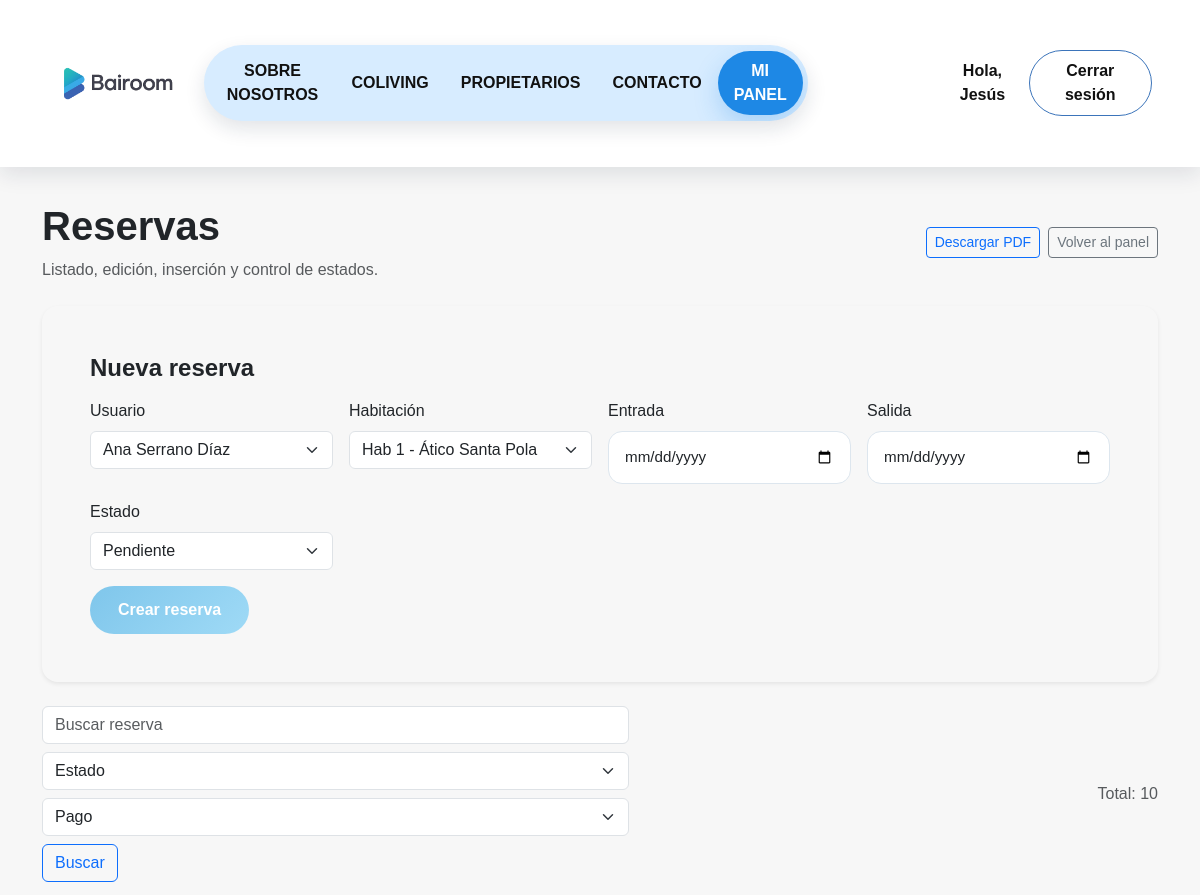
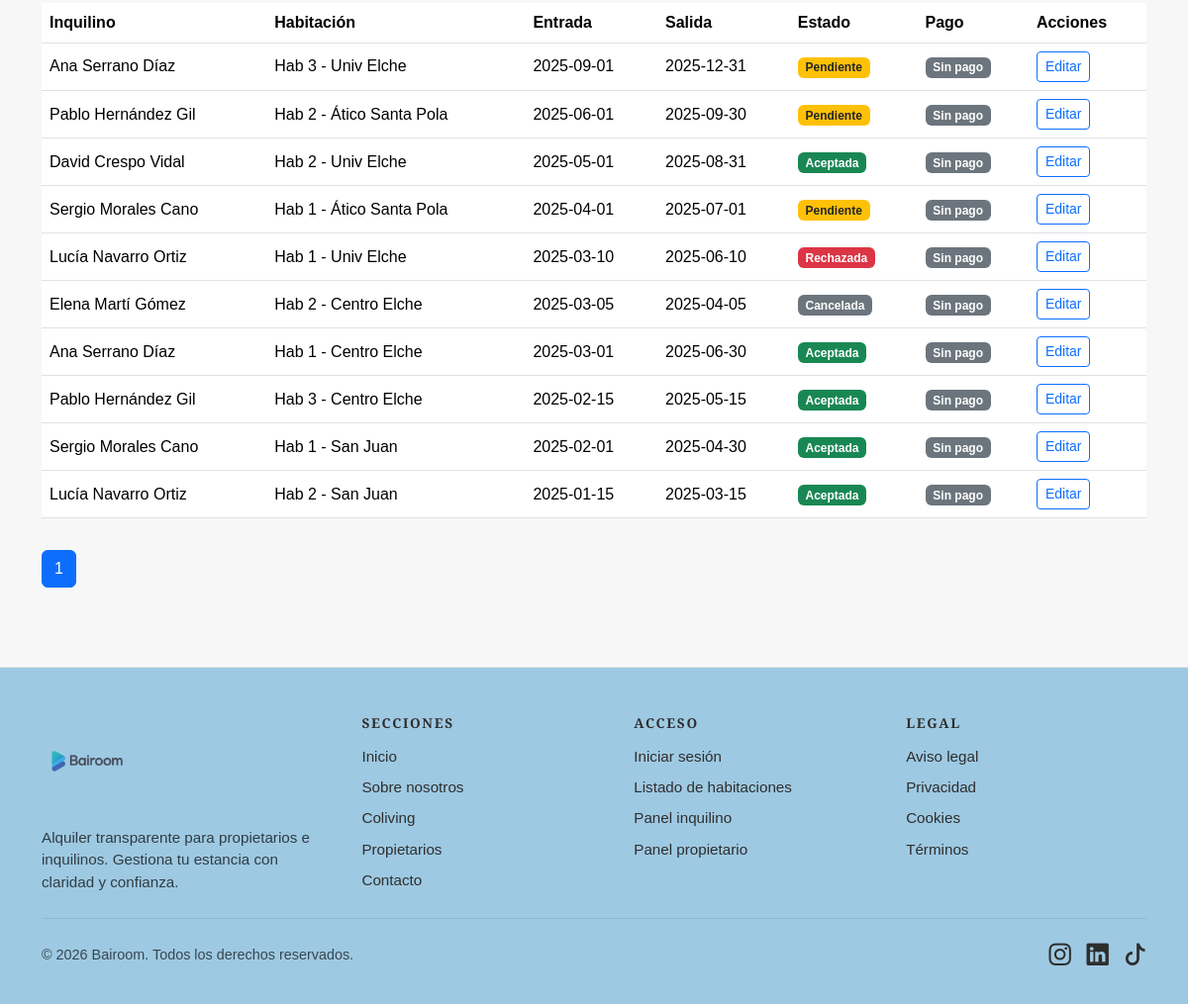
/admin-reservas.php (signed in), run on the app's committed database (2 pictures, top to bottom).
### tables this page shows
CREATE TABLE reserva (
  id_reserva INT AUTO_INCREMENT PRIMARY KEY,
  fecha_inicio DATE NOT NULL,
  fecha_fin DATE NOT NULL,
  fecha_creacion DATETIME NOT NULL DEFAULT CURRENT_TIMESTAMP,
  estado ENUM('pendiente','aceptada','rechazada','cancelada','finalizada') DEFAULT 'pendiente',
  num_personas INT DEFAULT 1,
  motivo VARCHAR(255),
  observaciones TEXT,
  id_usuario INT NOT NULL,
  id_habitacion INT NOT NULL,
  CONSTRAINT fk_reserva_usuario
    FOREIGN KEY (id_usuario) REFERENCES usuario(id_usuario)
      ON UPDATE CASCADE
      ON DELETE RESTRICT,
  CONSTRAINT fk_reserva_habitacion
    FOREIGN KEY (id_habitacion) REFERENCES habitacion(id_habitacion)
      ON UPDATE CASCADE
      ON DELETE RESTRICT
);

CREATE TABLE usuario (
  id_usuario INT AUTO_INCREMENT PRIMARY KEY,
  nombre VARCHAR(50) NOT NULL,
  apellidos VARCHAR(100) NOT NULL,
  email VARCHAR(100) NOT NULL UNIQUE,
  contrasena VARCHAR(255) NOT NULL,
  telefono VARCHAR(20),
  fecha_alta DATE NOT NULL,
  estado ENUM('activo','inactivo') DEFAULT 'activo',
  id_rol INT NOT NULL,
  CONSTRAINT fk_usuario_rol
    FOREIGN KEY (id_rol) REFERENCES rol(id_rol)
      ON UPDATE CASCADE
      ON DELETE RESTRICT
);

CREATE TABLE habitacion (
  id_habitacion INT AUTO_INCREMENT PRIMARY KEY,
  nombre VARCHAR(80) NOT NULL,
  m2 DECIMAL(5,2),
  tipo VARCHAR(30) NOT NULL DEFAULT 'individual',
  capacidad INT NOT NULL,
  precio_noche DECIMAL(8,2) NOT NULL,
  estado ENUM('disponible','ocupada','mantenimiento') DEFAULT 'disponible',
  id_propiedad INT NOT NULL,
  CONSTRAINT fk_habitacion_propiedad
    FOREIGN KEY (id_propiedad) REFERENCES propiedad(id_propiedad)
      ON UPDATE CASCADE
      ON DELETE RESTRICT
);

### includes/config.php (called while the page is built, shortened)
<?php
function bairoom_base_url(): string
{
  $dir = str_replace('\\', '/', dirname($_SERVER['SCRIPT_NAME'] ?? ''));
  $dir = rtrim($dir, '/');
  $dir = preg_replace('#/propietario$#', '', $dir);
  $dir = preg_replace('#/stripe$#', '', $dir);
  $dir = preg_replace('#/app/pages/public$#', '', $dir);
  $dir = preg_replace('#/app/pages$#', '', $dir);
  return $dir;
}

### admin-reservas.php (the view, shortened to what this page needs)
<?php
$pdo = bairoom_db();
$perPage = 10;
$page = max(1, (int) ($_GET['page'] ?? 1));
$q = trim($_GET['q'] ?? '');
$estadoFilter = trim($_GET['estado'] ?? '');
$pagoFilter = trim($_GET['pago'] ?? '');
$sort = $_GET['sort'] ?? 'fecha_inicio';
$dir = strtolower($_GET['dir'] ?? 'desc') === 'asc' ? 'asc' : 'desc';
$sortMap = [
  'fecha_inicio' => 'r.fecha_inicio',
  'fecha_fin' => 'r.fecha_fin',
  'estado' => 'r.estado',
  'habitacion' => 'h.nombre',
  'usuario' => 'u.nombre',
];
$sortSql = $sortMap[$sort] ?? $sortMap['fecha_inicio'];
$whereSql = [];
$params = [];
$whereSql = $whereSql ? ('WHERE ' . implode(' AND ', $whereSql)) : '';
$stmt = $pdo->prepare("
  SELECT COUNT(*)
  FROM reserva r
  JOIN usuario u ON u.id_usuario = r.id_usuario
  JOIN habitacion h ON h.id_habitacion = r.id_habitacion
  JOIN propiedad p ON p.id_propiedad = h.id_propiedad
  $whereSql
");
$stmt->execute($params);
$totalRows = (int) $stmt->fetchColumn();
$totalPages = max(1, (int) ceil($totalRows / $perPage));
$offset = ($page - 1) * $perPage;
$stmt = $pdo->prepare("
  SELECT r.*, u.nombre AS usuario, u.apellidos, h.nombre AS habitacion, p.nombre AS propiedad,
         pg.estado AS pago_estado
  FROM reserva r
  JOIN usuario u ON u.id_usuario = r.id_usuario
  JOIN habitacion h ON h.id_habitacion = r.id_habitacion
  JOIN propiedad p ON p.id_propiedad = h.id_propiedad
  LEFT JOIN pago pg ON pg.id_reserva = r.id_reserva
  $whereSql
  ORDER BY $sortSql $dir
  LIMIT $perPage OFFSET $offset
");
$stmt->execute($params);
$reservas = $stmt->fetchAll();
$stmt = $pdo->query('SELECT id_usuario, CONCAT(nombre, " ", apellidos) AS nombre FROM usuario ORDER BY nombre');
$usuarios = $stmt->fetchAll();
$stmt = $pdo->query('SELECT id_habitacion, nombre FROM habitacion ORDER BY nombre');
$habitaciones = $stmt->fetchAll();
$editReserva = null;
?>
<!doctype html>
<html lang="es">
  <head>
    <link
      href="https://cdn.jsdelivr.net/npm/bootstrap@5.3.2/dist/css/bootstrap.min.css"
      rel="stylesheet"
    />
    <link
      rel="stylesheet"
      href="https://cdn.jsdelivr.net/npm/bootstrap-icons@1.11.1/font/bootstrap-icons.css"
    />
    <link rel="stylesheet" href="css/styles.css" />
  </head>
  <body class="page-layout owner-panel-body">
    <?php include __DIR__ . '/includes/header-simple.php'; ?>
<main class="container my-5 section-block">
  <div class="d-flex justify-content-between align-items-center mb-4">
    <div>
      <h1 class="fw-bold">Reservas</h1>
      <p class="text-muted mb-0">Listado, edición, inserción y control de estados.</p>
    </div>
    <div class="d-flex gap-2">
      <a
        href="docs/admin-reservas.php?q=<?php echo urlencode($q); ?>&estado=<?php echo urlencode($estadoFilter); ?>&pago=<?php echo urlencode($pagoFilter); ?>&sort=<?php echo urlencode($sort); ?>&dir=<?php echo urlencode($dir); ?>"
        class="btn btn-outline-primary btn-sm"
      >Descargar PDF</a>
      <a href="admin.php" class="btn btn-outline-secondary btn-sm">Volver al panel</a>
    </div>
  </div>
  <div class="card-bairoom shadow-sm p-4 p-md-5 rounded-4 mb-4">
    <h4 class="fw-bold mb-3"><?php echo $editReserva ? 'Editar reserva' : 'Nueva reserva'; ?></h4>
    <form method="post" class="row g-3">
      <div class="col-md-3">
        <label class="form-label">Usuario</label>
        <select name="id_usuario" class="form-select">
          <?php foreach ($usuarios as $u): ?>
            <option value="<?php echo (int) $u['id_usuario']; ?>" <?php echo ($editReserva && (int) $editReserva['id_usuario'] === (int) $u['id_usuario']) ? 'selected' : ''; ?>>
              <?php echo htmlspecialchars($u['nombre'], ENT_QUOTES, 'UTF-8'); ?>
            </option>
          <?php endforeach; ?>
        </select>
      </div>
      <div class="col-md-3">
        <label class="form-label">Habitación</label>
        <select name="id_habitacion" class="form-select">
          <?php foreach ($habitaciones as $h): ?>
            <option value="<?php echo (int) $h['id_habitacion']; ?>" <?php echo ($editReserva && (int) $editReserva['id_habitacion'] === (int) $h['id_habitacion']) ? 'selected' : ''; ?>>
              <?php echo htmlspecialchars($h['nombre'], ENT_QUOTES, 'UTF-8'); ?>
            </option>
          <?php endforeach; ?>
        </select>
      </div>
      <div class="col-md-3">
        <label class="form-label">Entrada</label>
        <input type="date" class="form-control bairoom-input" name="fecha_inicio" value="<?php echo htmlspecialchars($editReserva['fecha_inicio'] ?? '', ENT_QUOTES, 'UTF-8'); ?>" required />
      </div>
      <div class="col-md-3">
        <label class="form-label">Salida</label>
        <input type="date" class="form-control bairoom-input" name="fecha_fin" value="<?php echo htmlspecialchars($editReserva['fecha_fin'] ?? '', ENT_QUOTES, 'UTF-8'); ?>" required />
      </div>
      <div class="col-md-3">
        <label class="form-label">Estado</label>
        <select name="estado" class="form-select">
          <?php
          $estadoActual = $editReserva['estado'] ?? 'pendiente';
          ?>
          <option value="pendiente" <?php echo $estadoActual === 'pendiente' ? 'selected' : ''; ?>>Pendiente</option>
        </select>
      </div>
      <div class="col-12">
        <button type="submit" class="btn btn-bairoom"><?php echo $editReserva ? 'Guardar cambios' : 'Crear reserva'; ?></button>
      </div>
    </form>
  </div>
  <div class="d-flex justify-content-between align-items-center mb-3">
    <form method="get" class="d-flex gap-2 flex-wrap">
      <input type="text" name="q" class="form-control" placeholder="Buscar reserva" value="<?php echo htmlspecialchars($q, ENT_QUOTES, 'UTF-8'); ?>" />
      <select name="estado" class="form-select">
        <option value="">Estado</option>
      </select>
      <select name="pago" class="form-select">
        <option value="">Pago</option>
      </select>
      <button type="submit" class="btn btn-outline-primary">Buscar</button>
    </form>
    <div class="text-muted">Total: <?php echo $totalRows; ?></div>
  </div>
  <div class="table-responsive">
    <table class="table align-middle">
      <thead>
        <tr>
          <th>Inquilino</th>
          <th>Habitación</th>
          <th>Entrada</th>
          <th>Salida</th>
          <th>Estado</th>
          <th>Pago</th>
          <th>Acciones</th>
        </tr>
      </thead>
      <tbody>
        <?php foreach ($reservas as $r): ?>
          <tr>
            <td><?php echo htmlspecialchars($r['usuario'] . ' ' . $r['apellidos'], ENT_QUOTES, 'UTF-8'); ?></td>
            <td><?php echo htmlspecialchars($r['habitacion'], ENT_QUOTES, 'UTF-8'); ?></td>
            <td><?php echo htmlspecialchars($r['fecha_inicio'], ENT_QUOTES, 'UTF-8'); ?></td>
            <td><?php echo htmlspecialchars($r['fecha_fin'], ENT_QUOTES, 'UTF-8'); ?></td>
            <td>
              <?php if ($r['estado'] === 'aceptada'): ?>
                <span class="badge bg-success">Aceptada</span>
              <?php elseif ($r['estado'] === 'pendiente'): ?>
                <span class="badge bg-warning text-dark">Pendiente</span>
              <?php elseif ($r['estado'] === 'rechazada'): ?>
                <span class="badge bg-danger">Rechazada</span>
              <?php elseif ($r['estado'] === 'finalizada'): ?>
                <span class="badge bg-secondary">Finalizada</span>
              <?php else: ?>
                <span class="badge bg-secondary">Cancelada</span>
              <?php endif; ?>
            </td>
            <td>
              <?php if (($r['pago_estado'] ?? '') === 'pagado'): ?>
                <span class="badge bg-success">Pagado</span>
              <?php elseif (($r['pago_estado'] ?? '') === 'pendiente'): ?>
                <span class="badge bg-warning text-dark">Pendiente</span>
              <?php elseif (($r['pago_estado'] ?? '') === 'fallido'): ?>
                <span class="badge bg-danger">Fallido</span>
              <?php else: ?>
                <span class="badge bg-secondary">Sin pago</span>
              <?php endif; ?>
            </td>
            <td class="d-flex gap-2">
              <a href="admin-reservas.php?edit=<?php echo (int) $r['id_reserva']; ?>" class="btn btn-sm btn-outline-primary">Editar</a>
            </td>
          </tr>
        <?php endforeach; ?>
      </tbody>
    </table>
  </div>
  <nav class="mt-3">
    <ul class="pagination">
      <?php for ($i = 1; $i <= $totalPages; $i++): ?>
        <li class="page-item <?php echo $i === $page ? 'active' : ''; ?>">
          <a class="page-link" href="?page=<?php echo $i; ?>&q=<?php echo urlencode($q); ?>&estado=<?php echo urlencode($estadoFilter); ?>&pago=<?php echo urlencode($pagoFilter); ?>&sort=<?php echo urlencode($sort); ?>&dir=<?php echo urlencode($dir); ?>"><?php echo $i; ?></a>
        </li>
      <?php endfor; ?>
    </ul>
  </nav>
</main>
<?php include __DIR__ . '/includes/footer.php'; ?>
  </body>
</html>

### css/styles.css (style rules this page uses)
:root { --verde-menta: #a4d4ae; --azul: #4bb4e6; --gris-oscuro: #2e2e2e; }
body { margin: 0; font-family: "Poppins", sans-serif; background: #f7f7f7; }
.section-block { margin-top: 4rem !important; margin-bottom: 4rem !important; }
body.page-layout { padding-top: 138px; min-height: 100vh; height: auto; overflow-x: hidden; overflow-y: auto; }
.card-bairoom { transition: all 0.3s ease; }
.card-bairoom { overflow: visible; }
.card-bairoom { opacity: 0; animation: fadeInUp 0.8s forwards ease; }
.btn-bairoom { display: inline-flex; align-items: center; justify-content: center; padding: 12px 28px; border-radius: 999px; border: none; background: linear-gradient(135deg, #7fc6eb, #9fdaf6); color: #ffffff; font-weight: 600; transition: all 0.3s ease; }
.bairoom-input { border-radius: 14px; padding: 14px 16px; border: 1px solid #dde6ee; font-size: 0.95rem; }
.page-layout { min-height: 100vh; display: flex; flex-direction: column; }
.page-layout main { flex: 1 0 auto; }
html, body { height: 100%; }
.owner-panel-body main { margin-top: 4.5rem; }

### data on the page
reserva: id_usuario.apellidos "Ana Serrano Díaz", id_habitacion.nombre "Hab 3 - Univ Elche", fecha_inicio "2025-09-01", fecha_fin "2025-12-31", estado "Pendiente"
reserva: id_usuario.apellidos "Pablo Hernández Gil", id_habitacion.nombre "Hab 2 - Ático Santa Pola", fecha_inicio "2025-06-01", fecha_fin "2025-09-30", estado "Pendiente"
reserva: id_usuario.apellidos "David Crespo Vidal", id_habitacion.nombre "Hab 2 - Univ Elche", fecha_inicio "2025-05-01", fecha_fin "2025-08-31", estado "Aceptada"
reserva: id_usuario.apellidos "Sergio Morales Cano", id_habitacion.nombre "Hab 1 - Ático Santa Pola", fecha_inicio "2025-04-01", fecha_fin "2025-07-01", estado "Pendiente"
reserva: id_usuario.apellidos "Lucía Navarro Ortiz", id_habitacion.nombre "Hab 1 - Univ Elche", fecha_inicio "2025-03-10", fecha_fin "2025-06-10", estado "Rechazada"
reserva: id_usuario.apellidos "Elena Martí Gómez", id_habitacion.nombre "Hab 2 - Centro Elche", fecha_inicio "2025-03-05", fecha_fin "2025-04-05", estado "Cancelada"
reserva: id_usuario.apellidos "Ana Serrano Díaz", id_habitacion.nombre "Hab 1 - Centro Elche", fecha_inicio "2025-03-01", fecha_fin "2025-06-30", estado "Aceptada"
reserva: id_usuario.apellidos "Pablo Hernández Gil", id_habitacion.nombre "Hab 3 - Centro Elche", fecha_inicio "2025-02-15", fecha_fin "2025-05-15", estado "Aceptada"
reserva: id_usuario.apellidos "Sergio Morales Cano", id_habitacion.nombre "Hab 1 - San Juan", fecha_inicio "2025-02-01", fecha_fin "2025-04-30", estado "Aceptada"
reserva: id_usuario.apellidos "Lucía Navarro Ortiz", id_habitacion.nombre "Hab 2 - San Juan", fecha_inicio "2025-01-15", fecha_fin "2025-03-15", estado "Aceptada"

### other printed values
$user['nombre'] "Jesús"
$totalRows "10"
form field id_usuario "Ana Serrano Díaz"
form field id_habitacion "Hab 1 - Ático Santa Pola"
